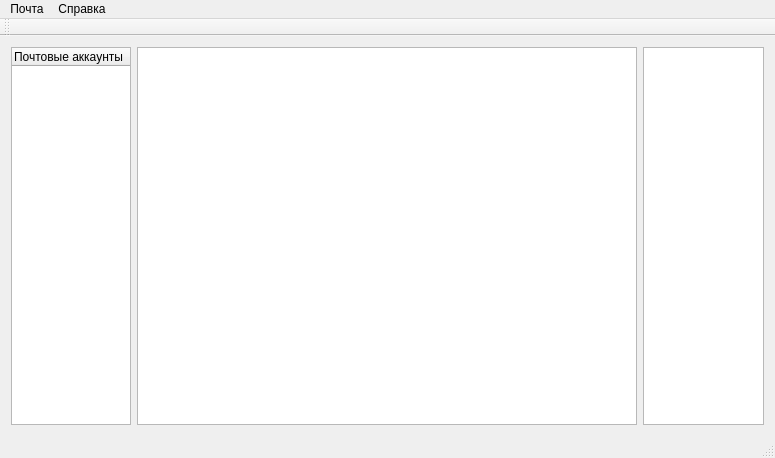
<?xml version="1.0" encoding="UTF-8"?>
<ui version="4.0">
 <class>mail</class>
 <widget class="QMainWindow" name="mail">
  <property name="geometry">
   <rect>
    <x>0</x>
    <y>0</y>
    <width>775</width>
    <height>458</height>
   </rect>
  </property>
  <property name="windowTitle">
   <string>mail</string>
  </property>
  <widget class="QWidget" name="centralWidget">
   <layout class="QHBoxLayout" name="horizontalLayout">
    <item>
     <widget class="QTreeWidget" name="treeWidget">
      <property name="maximumSize">
       <size>
        <width>300</width>
        <height>16777215</height>
       </size>
      </property>
      <property name="baseSize">
       <size>
        <width>150</width>
        <height>0</height>
       </size>
      </property>
      <column>
       <property name="text">
        <string>Почтовые аккаунты</string>
       </property>
      </column>
     </widget>
    </item>
    <item>
     <widget class="QTableView" name="tableView">
      <property name="minimumSize">
       <size>
        <width>500</width>
        <height>0</height>
       </size>
      </property>
      <property name="selectionBehavior">
       <enum>QAbstractItemView::SelectRows</enum>
      </property>
     </widget>
    </item>
    <item>
     <widget class="QTextBrowser" name="textBrowser"/>
    </item>
   </layout>
  </widget>
  <widget class="QMenuBar" name="menuBar">
   <property name="geometry">
    <rect>
     <x>0</x>
     <y>0</y>
     <width>775</width>
     <height>21</height>
    </rect>
   </property>
   <widget class="QMenu" name="menu">
    <property name="title">
     <string>Почта</string>
    </property>
    <addaction name="actionGet"/>
   </widget>
   <widget class="QMenu" name="menu_2">
    <property name="title">
     <string>Справка</string>
    </property>
    <addaction name="action"/>
   </widget>
   <addaction name="menu"/>
   <addaction name="menu_2"/>
  </widget>
  <widget class="QToolBar" name="mainToolBar">
   <attribute name="toolBarArea">
    <enum>TopToolBarArea</enum>
   </attribute>
   <attribute name="toolBarBreak">
    <bool>false</bool>
   </attribute>
  </widget>
  <widget class="QStatusBar" name="statusBar"/>
  <action name="actionGet">
   <property name="text">
    <string>Получить</string>
   </property>
  </action>
  <action name="action">
   <property name="text">
    <string>О программе</string>
   </property>
  </action>
 </widget>
 <layoutdefault spacing="6" margin="11"/>
 <resources/>
 <connections/>
</ui>
